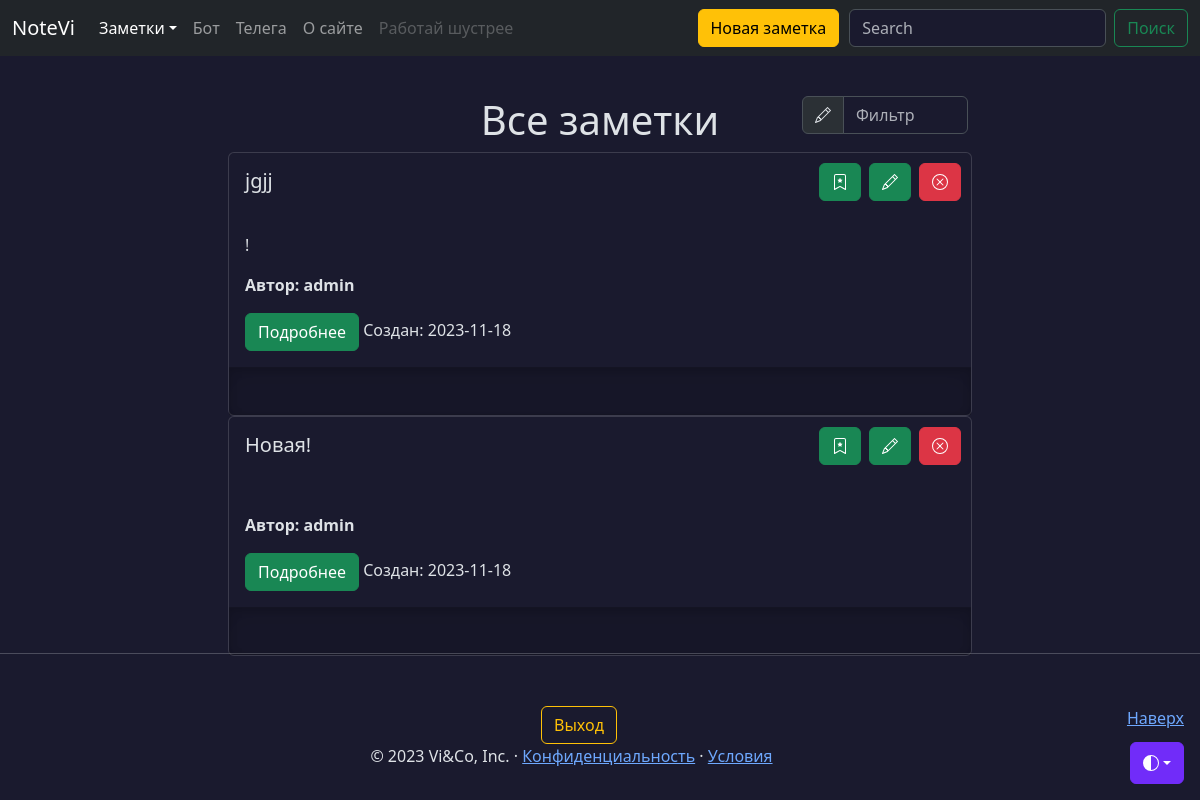
/notes (signed in), run on an earlier commit of the app's database.
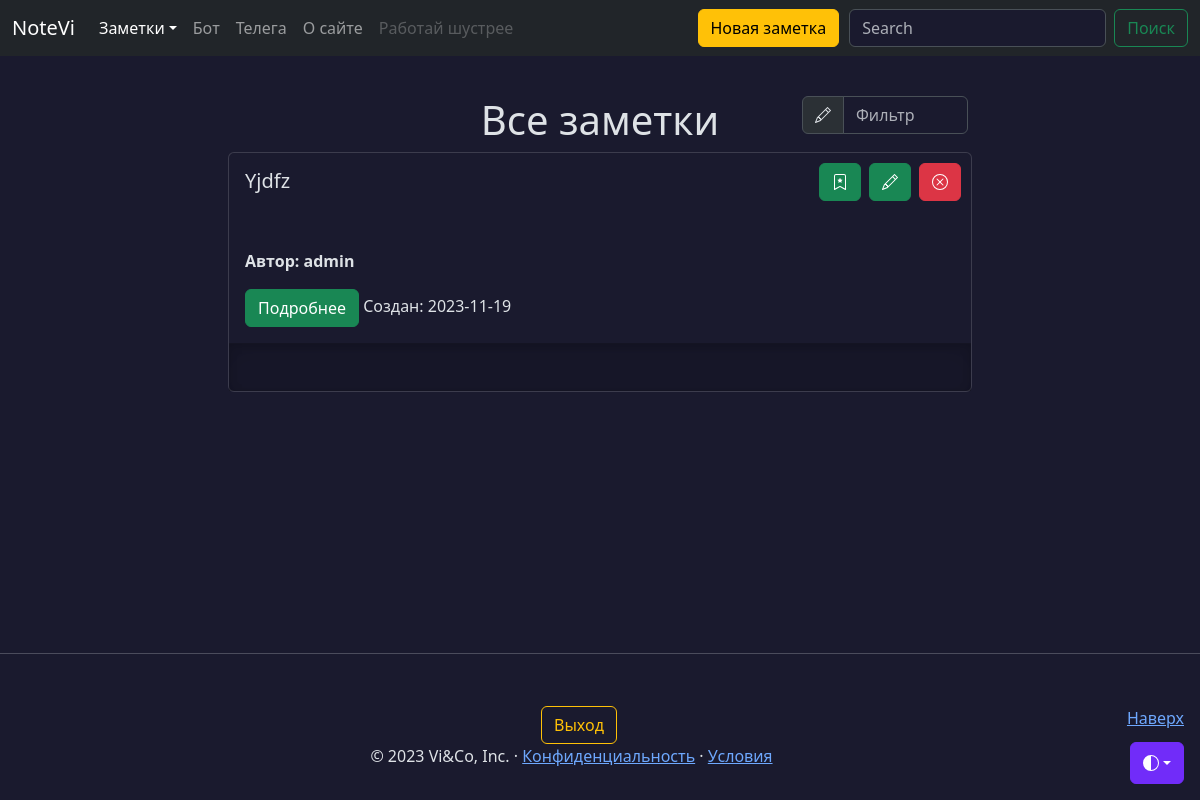
And on a later commit of the database.
### models.py (models this page shows, shortened)
class Note(db.Model):
    id = db.Column(db.Integer, primary_key=True)
    title = db.Column(db.String(100), nullable=False, default=' ')
    intro = db.Column(db.String(200), nullable=False, default=' ')
    text = db.Column(db.Text, nullable=False, default=' ')
    user_id = db.Column(db.Integer,
                        db.ForeignKey('user.id'),)
    data = db.Column(db.Date, nullable=False, default=datetime.utcnow)
    favorites = db.relationship('User',
                                secondary='favorites',
                                backref=db.backref('favorite_notes',
                                                   lazy=True),
                                lazy='subquery')
    public = db.Column(db.String(8), default=None)
    files = db.relationship('File',
                            secondary='note_file',
                            lazy='subquery',
                            backref=db.backref('notes',
                                               lazy=True))

class User(db.Model, UserMixin):
    id = db.Column(db.Integer, primary_key=True)
    username = db.Column(
        db.String(64), index=True, unique=True, nullable=False
    )
    email = db.Column(db.String(120), index=True, unique=True, nullable=False)
    password_hash = db.Column(db.String(255), nullable=False)
    notes = db.relationship('Note', backref='author', lazy='dynamic')
    created_on = db.Column(db.DateTime(), default=datetime.utcnow)
    updated_on = db.Column(
        db.DateTime(), default=datetime.utcnow, onupdate=datetime.utcnow
    )
    is_active = db.Column(db.Boolean(), default=True)
    def is_favorite(self, note):
        if not self.favorite_notes:
            return False
        return note in self.favorite_notes
    def is_author(self, note):
        return self.id == note.user_id

### views/notes.py (the view)
@app.route('/notes')
def notes():
    endpoint = request.endpoint
    if current_user.is_authenticated:
        notes = (Note.query
                     .filter(Note.user_id == current_user.id)
                     .order_by(Note.id.desc())
                     .all())
        return render_template('notes.html', notes=notes, endpoint=endpoint)
    else:
        return render_template('notes.html', endpoint=endpoint)

### models.py (called while the page is built)
@login_manager.user_loader
def load_user(user_id):
    return db.session.query(User).get(user_id)

### templates/notes.html (shortened to what this page needs)
{% extends 'base.html' %}
{% block content %}
{% if endpoint == 'public' or current_user.is_authenticated %}
<div class="container mt-5">
  <div class="row justify-content-md-center">
    <div class="col-sm-4 col-lg-2">
    </div>
    <div class="col-sm-4 align-self-center">
      {% if notes|length > 0 %}
        <h1 style="text-align: center;">Все заметки</h1>
      {% endif %}
    </div>
    <div class="col-sm-4 col-lg-2 mb-2">
      <div class="input-group">
        <span class="input-group-text" id="basic-addon1">
        </span>
        <input type="text" class="form-control" placeholder="Фильтр" aria-label="Фильтр" aria-describedby="basic-addon1" id="filterInput">
      </div>
    </div>
  </div>
  {% if notes|length > 0 %}
    {% for note in notes %}
      <div class="card container col-lg-8 p-0">
        <div class="card-body container">
          <h5 class="card-title col-6">{{ note.title }}</h5>
          <il class="col">{% include 'includes/btn.html' %}</il>
        </div>
        <div class="card-body container">
          <p class="card-text row-md">{{ note.intro }}</p>
          <p><b>Автор: {{ note.author.username }}</b></p>
          <a href="/notes/{{ note.id }}" class="btn btn-success" data-toggle="button" aria-pressed="false" autocomplete="off">
              Подробнее
          </a>
          <note class="date col">Cоздан: {{ note.data }}</note>
        </div>
        <div class="b-example-divider" style="width: 100%;"></div>
      </div>
    {% endfor %}
  {% endif %}
</div>
{% else %}
<div class="container mt-5">
  <h1 style="text-align: center;">Войдите или зарегистрируйтесь</h1>
</div>
{% endif %}
{% endblock %}

### templates/includes/btn.html (shortened to what this page needs)
{% if current_user.is_authenticated %}
  {% if not current_user.is_author(note) %}
  <a {% if current_user.is_favorite(note) %} href="/notes/{{ note.id }}/unfavorite" class="btn btn-success btn-bd-primary delete-button" {% else %} href="/notes/{{ note.id }}/favorite" class="btn btn-success delete-button" {% endif %}>
    <svg xmlns="http://www.w3.org/2000/svg" width="16" height="16" fill="currentColor" class="bi bi-trash" viewBox="0 0 16 16">
      <path d="M7.84 4.1a.178.178 0 0 1 .32 0l.634 1.285a.178.178 0 0 0 .134.098l1.42.206c.145.021.204.2.098.303L9.42 6.993a.178.178 0 0 0-.051.158l.242 1.414a.178.178 0 0 1-.258.187l-1.27-.668a.178.178 0 0 0-.165 0l-1.27.668a.178.178 0 0 1-.257-.187l.242-1.414a.178.178 0 0 0-.05-.158l-1.03-1.001a.178.178 0 0 1 .098-.303l1.42-.206a.178.178 0 0 0 .134-.098L7.84 4.1z"></path>
      <path d="M2 2a2 2 0 0 1 2-2h8a2 2 0 0 1 2 2v13.5a.5.5 0 0 1-.777.416L8 13.101l-5.223 2.815A.5.5 0 0 1 2 15.5V2zm2-1a1 1 0 0 0-1 1v12.566l4.723-2.482a.5.5 0 0 1 .554 0L13 14.566V2a1 1 0 0 0-1-1H4z"></path>
    </svg>
  </a>
  {% else %}
  <a {% if current_user.is_favorite(note) %} href="/notes/{{ note.id }}/unfavorite" class="btn btn-success btn-bd-primary favorite-button" {% else %} href="/notes/{{ note.id }}/favorite" class="btn btn-success favorite-button" {% endif %}>
  </a>
  {% endif %}
{% endif %}
{% if current_user.is_authenticated and current_user.is_author(note) %}
  <a href="/notes/{{ note.id }}/edit" class="btn btn-success edit-button">
  </a>
  <a href="/notes/{{ note.id }}/confirmation" class="btn btn-danger delete-button">
    </a>
{% endif %}

What changed in the data, as far as the page shows it:
removed Note: title "jgjj", intro "!", author.username "admin", data "2023-11-18"
changed Note "admin": title "Новая!" → "Yjdfz"; data "2023-11-18" → "2023-11-19"
